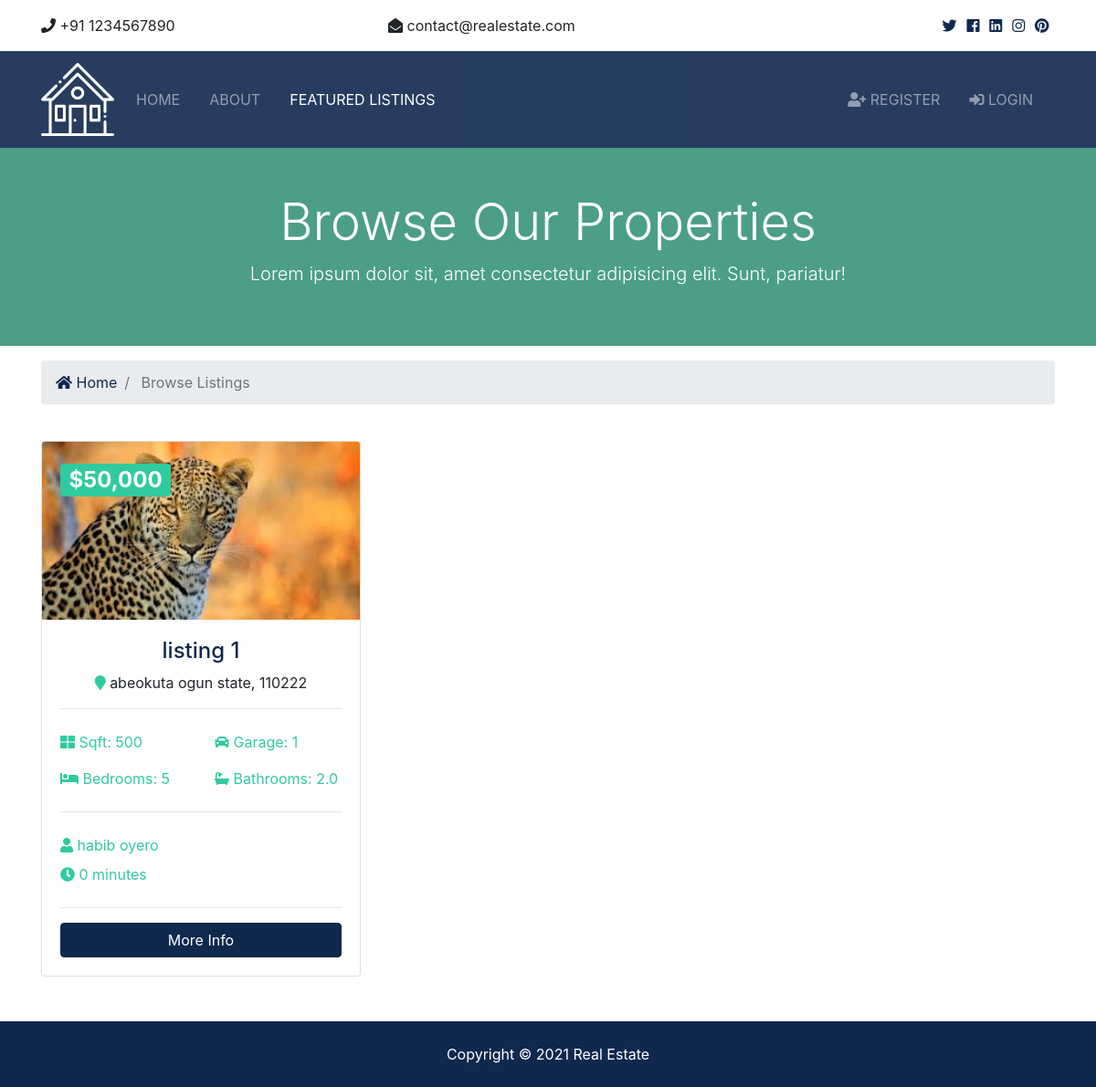
/listings/, run on the app's committed database.
### listings/models.py (models this page shows, shortened)
class Listing(models.Model):
  realtor = models.ForeignKey(Realtor, on_delete=models.DO_NOTHING)
  title = models.CharField(max_length=200)
  address = models.CharField(max_length=200)
  city = models.CharField(max_length=100)
  state = models.CharField(max_length=100)
  zipcode = models.CharField(max_length=20)
  description = models.TextField(blank=True)
  price = models.IntegerField()
  bedrooms = models.IntegerField()
  bathrooms = models.DecimalField(max_digits=2, decimal_places=1)
  garage = models.IntegerField(default=0)
  sqft = models.IntegerField()
  lot_size = models.DecimalField(max_digits=5, decimal_places=1)
  photo_main = models.ImageField(upload_to='photos/%Y/%m/%d/')
  photo_1 = models.ImageField(upload_to='photos/%Y/%m/%d/', blank=True)
  photo_2 = models.ImageField(upload_to='photos/%Y/%m/%d/', blank=True)
  photo_3 = models.ImageField(upload_to='photos/%Y/%m/%d/', blank=True)
  photo_4 = models.ImageField(upload_to='photos/%Y/%m/%d/', blank=True)
  photo_5 = models.ImageField(upload_to='photos/%Y/%m/%d/', blank=True)
  photo_6 = models.ImageField(upload_to='photos/%Y/%m/%d/', blank=True)
  is_published = models.BooleanField(default=True)
  list_date = models.DateTimeField(default=datetime.now, blank=True)

### realtors/models.py (models this page shows)
class Realtor(models.Model):
  name = models.CharField(max_length=200)
  photo = models.ImageField(upload_to='photos/%Y/%m/%d/')
  description = models.TextField(blank=True)
  phone = models.CharField(max_length=20)
  email = models.CharField(max_length=50)
  is_mvp = models.BooleanField(default=False)
  hire_date = models.DateTimeField(default=datetime.now, blank=True)
  def __str__(self):
    return self.name

### listings/views.py (the view)
# urls.py: path('', views.index, name='listings'),
def index(request):
  listings = Listing.objects.order_by('-list_date').filter(is_published=True)
  paginator = Paginator(listings, 6)
  page = request.GET.get('page')
  paged_listings = paginator.get_page(page)
  context = {
    'listings': paged_listings
  }
  return render(request, 'listings/listings.html', context)

### templates/listings/listings.html (shortened to what this page needs)
{% extends 'base.html' %}
{% load humanize %}
{% block content %}
<section id="showcase-inner" class="py-5 text-white">
    <div class="container">
      <div class="row text-center">
        <div class="col-md-12">
          <h1 class="display-4">Browse Our Properties</h1>
          <p class="lead">Lorem ipsum dolor sit, amet consectetur adipisicing elit. Sunt, pariatur!</p>
        </div>
      </div>
    </div>
  </section>
  <section id="bc" class="mt-3">
    <div class="container">
      <nav aria-label="breadcrumb">
        <ol class="breadcrumb">
          <li class="breadcrumb-item">
            <a href="{% url 'index' %}">
              <i class="fas fa-home"></i> Home</a>
          </li>
          <li class="breadcrumb-item active"> Browse Listings</li>
        </ol>
      </nav>
    </div>
  </section>
  <section id="listings" class="py-4">
    <div class="container">
      <div class="row">
        {% if listings %}
          {% for listing in listings %}
          <div class="col-md-6 col-lg-4 mb-4">
              <div class="card listing-preview">
                <img class="card-img-top" src="{{ listing.photo_main.url }}" alt="">
                <div class="card-img-overlay">
                  <h2>
                    <span class="badge badge-secondary text-white">${{ listing.price | intcomma }}</span>
                  </h2>
                </div>
                <div class="card-body">
                  <div class="listing-heading text-center">
                    <h4 class="text-primary">{{ listing.title }}</h4>
                    <p>
                      <i class="fas fa-map-marker text-secondary"></i> {{ listing.city }} {{ listing.state }}, {{ listing.zipcode }}</p>
                  </div>
                  <hr>
                  <div class="row py-2 text-secondary">
                    <div class="col-6">
                      <i class="fas fa-th-large"></i> Sqft: {{ listing.sqft }}</div>
                    <div class="col-6">
                      <i class="fas fa-car"></i> Garage: {{ listing.garage }}</div>
                  </div>
                  <div class="row py-2 text-secondary">
                    <div class="col-6">
                      <i class="fas fa-bed"></i> Bedrooms: {{ listing.bedrooms }}</div>
                    <div class="col-6">
                      <i class="fas fa-bath"></i> Bathrooms: {{ listing.bathrooms }}</div>
                  </div>
                  <hr>
                  <div class="row py-2 text-secondary">
                    <div class="col-12">
                      <i class="fas fa-user"></i> {{ listing.realtor }}</div>
                  </div>
                  <div class="row text-secondary pb-2">
                    <div class="col-6">
                      <i class="fas fa-clock"></i> {{ listing.list_date | timesince }}</div>
                  </div>
                  <hr>
                  <a href="{% url 'listing' listing.id %}" class="btn btn-primary btn-block">More Info</a>
                </div>
              </div>
            </div>
          {% endfor %}
        {% else %}
          <div class="col-md-12">
            <p>No Listings Available</p>
          </div>
        {% endif %}
      </div>
      <div class="row">
        <div class="col-md-12">
        </div>
      </div>
    </div>
  </section>
{% endblock %}

### realestate/static/css/all.css (style rules this page uses)
.fa, .fas, .far, .fal, .fab { -moz-osx-font-smoothing: grayscale; -webkit-font-smoothing: antialiased; display: inline-block; font-style: normal; font-variant: normal; text-rendering: auto; line-height: 1; }
.fa-bath:before { content: "\f2cd"; }
.fa-bed:before { content: "\f236"; }
.fa-car:before { content: "\f1b9"; }
.fa-clock:before { content: "\f017"; }
.fa-home:before { content: "\f015"; }
.fa-map-marker:before { content: "\f041"; }
.fa-th-large:before { content: "\f009"; }
.fa-user:before { content: "\f007"; }
.fa, .fas { font-family: 'Font Awesome 5 Free'; font-weight: 900; }

### realestate/static/css/style.css (style rules this page uses)
img { width: 100%; }
#showcase-inner { background: url(../img/building.jpg) no-repeat top center fixed/cover; position: relative; overflow: hidden; min-height: 200px; }
#showcase-inner::before { content: ''; position: absolute; top: 0; left: 0; min-height: 100%; width: 100%; background: rgba(32, 134, 107, 0.8); }
.listing-preview a { position: relative; }

### data on the page
Listing: photo_main (picture), price "50,000", title "listing 1", city "abeokuta", state "ogun state", zipcode "110222", sqft "500", garage "1", bedrooms "5", bathrooms "2.0", realtor "habib oyero", list_date "0 minutes"
